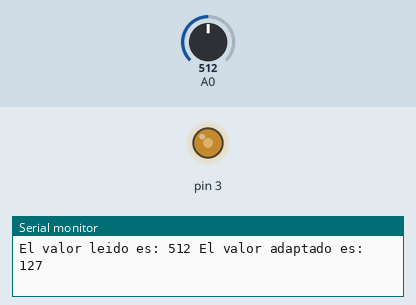
Simulated run of this sketch. Board: Arduino Uno, built with avr-gcc and run on an emulated ATmega328P. Parts: output pins drawn as LEDs (lit = HIGH), the last lines printed to the serial monitor. Inputs (shaded band) come from the test bench; at power-on: A0 = 512.

Above: at 1.2 s.
1.3 s: A0 set to 418
At 2.4 s:
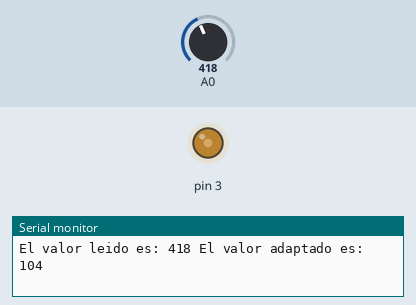
4.3 s: A0 set to 390
At 4.6 s:
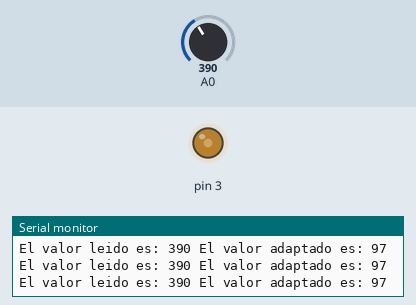
7.3 s: A0 set to 716
At 8.3 s:
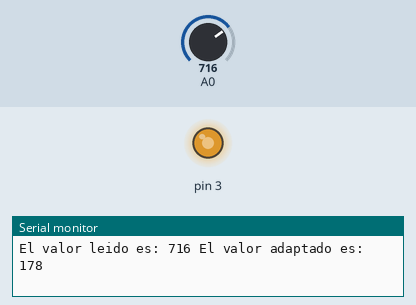
8.8 s: A0 set to 122
At 9.7 s:
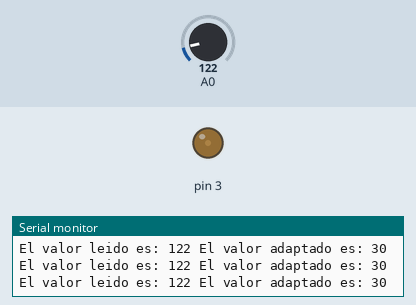
10.3 s: A0 set to 106
At 10.7 s:
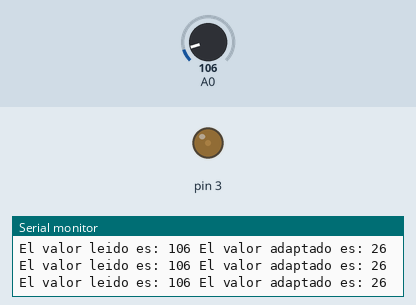
13.3 s: A0 set to 88
At 13.8 s:
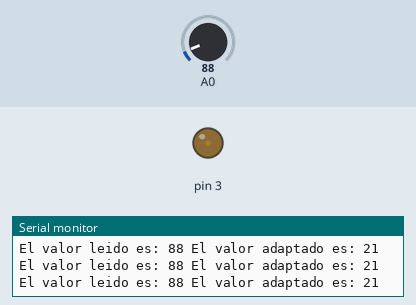
Timing chart, 0 to 16.3 s (numbered marks = the images above; inputs shaded):
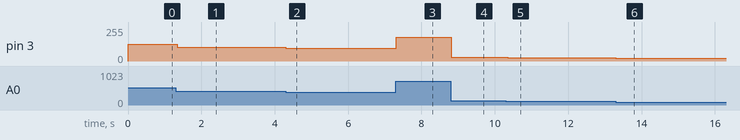

The sketch:

Entradas_Anal_gicas_potenci_metro.ino
```cpp
void setup() {
  Serial.begin(9600);

}

void loop() {

  int valorLeido = analogRead(A0); // leemos el valor de A0 y lo asignamos a una variable.
  int valorAdaptado = map(valorLeido,0,1023,0,255);
  analogWrite(3, valorAdaptado); //generando una señal PWM


  Serial.println("El valor leido es: " + String(valorLeido) + " El valor adaptado es: " + String(valorAdaptado));
}
```

Measured:
- after the input at 1.3 s, pin 3: 127/255 → 104/255 at once
- after the input at 4.3 s, pin 3: 104/255 → 97/255 at once
- after the input at 7.3 s, pin 3: 97/255 → 178/255 at once
- after the input at 8.8 s, pin 3: 178/255 → 30/255 at once
- after the input at 10.3 s, pin 3: 30/255 → 26/255 at once
- after the input at 13.3 s, pin 3: 26/255 → 21/255 at once
